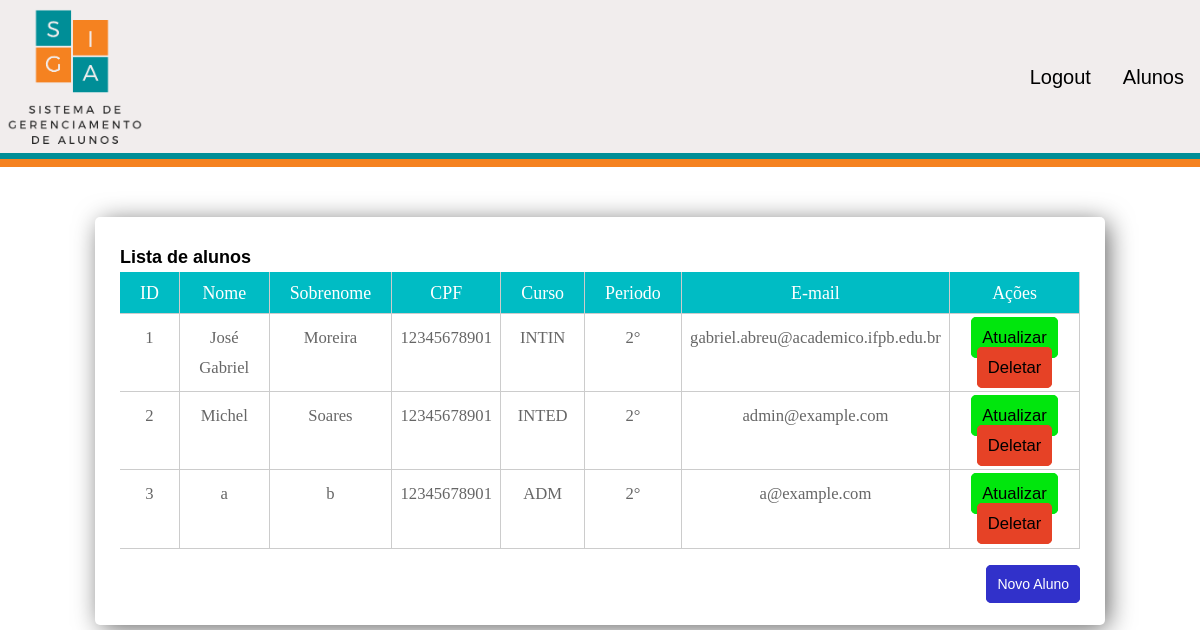
/aluno/, run on the app's committed database.
### my_site/models.py (models this page shows)
class Aluno(models.Model):
    nome = models.CharField(
        max_length=255,
        null=False,
        blank=False
    )
    sobrenome = models.CharField(
        max_length=255,
        null=False,
        blank=False
    )
    cpf = models.CharField(
        max_length=14,
        null=False,
        blank=False,
    )
    curso = models.CharField(
        max_length=255,
        blank=False,
        null=False
    )
    periodo = models.IntegerField(
        default=0,
        null=False,
        blank=False
    )
    email = models.EmailField(
        max_length=255,
        blank=False,
        null=False
    )
    password = models.CharField(
        max_length=255,
        blank=False,
        null=False
    )
    objeto = models.Manager()

### website/views.py (the view)
# urls.py: path("aluno/", AlunoListView.as_view(), name="lista_aluno"),
class AlunoListView(ListView):
    template_name = "website/lista.html"
    model = Aluno
    context_object_name = "alunos"

### website/templates/website/lista.html (shortened to what this page needs)
{% extends "website/_layouts/base.html"%}
{% block conteudo %}
    <div class="container-lista">
        <h5>Lista de alunos</h5>
        {% if alunos|length > 0%}
            <table class="table" >
                <thead class="thead-dark">
                    <tr>
                        <th align="center" scope="col">ID</th>
                        <th align="center" scope="col">Nome</th>
                        <th align="center" scope="col">Sobrenome</th>
                        <th align="center" scope="col">CPF</th>
                        <th align="center" scope="col">Curso</th>
                        <th align="center" scope="col">Periodo</th>
                        <th align="center" scope="col">E-mail</th>
                        <th align="center" scope="col">Ações</th>
                    </tr>
                </thead>
                <tbody>
                    {% for aluno in alunos %}
                        <tr>
                            <td align="center">{{ aluno.id }}</td>
                            <td align="center">{{ aluno.nome }}</td>
                            <td align="center">{{ aluno.sobrenome }}</td>
                            <td align="center">{{ aluno.cpf }}</td>
                            <td align="center">{{ aluno.curso }}</td>
                            <td align="center">{{ aluno.periodo }}°</td>
                            <td align="center">{{ aluno.email }}</td>
                            <td align="center" class="acoes">
                                <a href="{% url 'website:atualiza_aluno' pk=aluno.id%}" class="at">Atualizar</a>
                                <a href="{% url 'website:deleta_aluno' pk=aluno.id%}" class="del">Deletar</a>
                            </td>
                        </tr>
                    {% endfor %}
                </tbody>
            </table>
        {% else %}
            <div class="Fail">Nenhum aluno fora encontrado :(</div>
        {% endif %}
        <div class="cadastra">
            <a href="{% url 'website:cadastra_aluno' %}" class="list-cadastra">Novo Aluno</a>
        </div>
    </div>
{% endblock %}

### website/templates/website/_layouts/base.html (shortened to what this page needs)
<!DOCTYPE html>
<html lang="pt-br">
    {% load static %}
    <head>
        <link rel="stylesheet" href="{% static 'website/css/style.css' %}">
        <link rel="stylesheet" href="{% static 'website/css/reset.css' %}">
    </head>
    <body>
        <nav class="nav-bar">
            <a class="navbr-brand" href="#">
                <img class="nv-img"src="{%static 'website/img/SIGA-T.png' %}">
            </a>
            <div class="navbar-colapse" id="navbarSuportedContent">
                <ul class="navbar-nav">
                    <li class="nav-item">
                        <a class="nav-link" href="{% url 'website:login' %}">Logout</a>
                    </li>
                    <li class="nav-item">
                        <a class="nav-link" href="{%url 'website:lista_aluno'%}">Alunos</a>
                    </li>
                </ul>
            </div>
        </nav>
        <div class="cian-line"></div>
        <div class="orange-line"></div>
        {% block conteudo %}{% endblock %}
    </body>
    </html>

### website/static/website/css/style.css (style rules this page uses)
.nav-bar { background-color: rgb(241, 237, 237); display: flex; justify-content: space-between; align-items: center; }
.navbar-nav { list-style-type: none; overflow: hidden; }
.nav-item { float: left; }
.nav-item .nav-link { display: block; text-align: center; padding: 14px 16px; text-decoration: none; color: black; font-family: sans-serif; font-size: 20px; transition: .5s; }
.nv-img { height: 150px; width: 150px; }
.orange-line { background-color: #F58220; height: 8px; }
.cian-line { background-color: #008E97; height: 6px; }
.container-lista { max-width: 80%; margin: 50px auto; padding: 25px; border-radius: 5px; line-height: 0.8cm; font-size: 0.8em; box-shadow: 4px 4px 27px -2px rgba(0,0,0,0.66); -webkit-box-shadow: 4px 4px 27px -2px rgba(0,0,0,0.66); -moz-box-shadow: 4px 4px 27px -2px rgba(0,0,0,0.66); }
.container-lista table { margin: 0 auto; }
.container-lista h5 { font-family: sans-serif; font-size: 18px; font-weight: 600; }
.container-lista table tr td { padding:0.5em; border:1px solid #ccc; border-top:0; border-left:0; }
.container-lista table thead tr th { background-color: #00bcc4; color:#fff; font-size:1.4em; text-align: center; padding-left: 20px; padding-right: 20px; }
.container-lista table tbody tr td { font-size: 1.3em; }
.container-lista table tbody, thead tr th, td { padding:0.3em; border:1px solid #ccc; border-top:0; border-left:0; }
.container-lista table tbody tr { background-color:#fff; color:#666; transition: .2s; }
.at { color: black; text-decoration: none; background-color: rgb(1, 230, 13); border: 1px solid rgb(1, 230, 13); padding: 10px; border-radius: 5px; transition: .3s; font-family: sans-serif; }
.del { color: black; text-decoration: none; background-color: rgb(230, 66, 38); border: 1px solid rgb(230, 66, 38); padding: 10px; border-radius: 5px; transition: .3s; font-family: sans-serif; }
.cadastra { margin-top: 20px; text-align: right; }
.list-cadastra { font-family: sans-serif; font-size: 14px; text-decoration: none; color: white; background-color: rgb(49, 49, 202); border: 1px solid rgb(49, 49, 202); padding: 10px; border-radius: 5px; transition: .3s; }

### data on the page
Aluno: id "1", nome "José Gabriel", sobrenome "Moreira", cpf "12345678901", curso "INTIN", periodo "2", email "gabriel.abreu@academico.ifpb.edu.br"
Aluno: id "2", nome "Michel", sobrenome "Soares", cpf "12345678901", curso "INTED", periodo "2", email "admin@example.com"
Aluno: id "3", nome "a", sobrenome "b", cpf "12345678901", curso "ADM", periodo "2", email "a@example.com"
